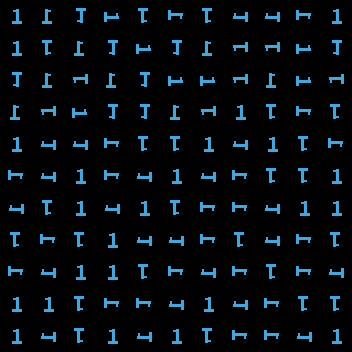

Rendered tile map (Tiled .tmx) drawn with the repository's tilesets; below, a short description and the full map source, tile grids included:
An orthogonal 11x11 tile map with 32x32 px tiles, 1 tile layer (Tile Layer 1).

<map version="1.0" orientation="orthogonal" renderorder="right-down" width="11" height="11" tilewidth="32" tileheight="32" nextobjectid="1">
 <tileset firstgid="1" name="one" tilewidth="32" tileheight="32">
  <image source="../Tilesets/1.png" trans="ffffff" width="32" height="32" />
 </tileset>
 <layer name="Tile Layer 1" width="11" height="11">
  <data>
   <tile gid="1" />
   <tile gid="2147483649" />
   <tile gid="1073741825" />
   <tile gid="2684354561" />
   <tile gid="3221225473" />
   <tile gid="3758096385" />
   <tile gid="3221225473" />
   <tile gid="536870913" />
   <tile gid="536870913" />
   <tile gid="3758096385" />
   <tile gid="1" />
   <tile gid="1" />
   <tile gid="3221225473" />
   <tile gid="2147483649" />
   <tile gid="1073741825" />
   <tile gid="2684354561" />
   <tile gid="1073741825" />
   <tile gid="2147483649" />
   <tile gid="1610612737" />
   <tile gid="1610612737" />
   <tile gid="2684354561" />
   <tile gid="1073741825" />
   <tile gid="1073741825" />
   <tile gid="2147483649" />
   <tile gid="1610612737" />
   <tile gid="2147483649" />
   <tile gid="1073741825" />
   <tile gid="2684354561" />
   <tile gid="2684354561" />
   <tile gid="1610612737" />
   <tile gid="2147483649" />
   <tile gid="2684354561" />
   <tile gid="1610612737" />
   <tile gid="2147483649" />
   <tile gid="1610612737" />
   <tile gid="2684354561" />
   <tile gid="1073741825" />
   <tile gid="1073741825" />
   <tile gid="2147483649" />
   <tile gid="1610612737" />
   <tile gid="1" />
   <tile gid="3221225473" />
   <tile gid="3758096385" />
   <tile gid="3221225473" />
   <tile gid="1" />
   <tile gid="536870913" />
   <tile gid="536870913" />
   <tile gid="3758096385" />
   <tile gid="3221225473" />
   <tile gid="3221225473" />
   <tile gid="1" />
   <tile gid="536870913" />
   <tile gid="1" />
   <tile gid="3221225473" />
   <tile gid="3758096385" />
   <tile gid="3758096385" />
   <tile gid="536870913" />
   <tile gid="1" />
   <tile gid="3758096385" />
   <tile gid="536870913" />
   <tile gid="1" />
   <tile gid="536870913" />
   <tile gid="3758096385" />
   <tile gid="3221225473" />
   <tile gid="3221225473" />
   <tile gid="1" />
   <tile gid="536870913" />
   <tile gid="3221225473" />
   <tile gid="1" />
   <tile gid="536870913" />
   <tile gid="1" />
   <tile gid="3221225473" />
   <tile gid="3758096385" />
   <tile gid="3758096385" />
   <tile gid="536870913" />
   <tile gid="1" />
   <tile gid="1" />
   <tile gid="3221225473" />
   <tile gid="3758096385" />
   <tile gid="3221225473" />
   <tile gid="1" />
   <tile gid="536870913" />
   <tile gid="536870913" />
   <tile gid="3758096385" />
   <tile gid="3221225473" />
   <tile gid="536870913" />
   <tile gid="3758096385" />
   <tile gid="3221225473" />
   <tile gid="3758096385" />
   <tile gid="536870913" />
   <tile gid="1" />
   <tile gid="1" />
   <tile gid="3221225473" />
   <tile gid="3758096385" />
   <tile gid="536870913" />
   <tile gid="3758096385" />
   <tile gid="3221225473" />
   <tile gid="3758096385" />
   <tile gid="536870913" />
   <tile gid="1" />
   <tile gid="1" />
   <tile gid="3221225473" />
   <tile gid="3758096385" />
   <tile gid="3758096385" />
   <tile gid="536870913" />
   <tile gid="1" />
   <tile gid="536870913" />
   <tile gid="3758096385" />
   <tile gid="3221225473" />
   <tile gid="3221225473" />
   <tile gid="1" />
   <tile gid="536870913" />
   <tile gid="3221225473" />
   <tile gid="1" />
   <tile gid="536870913" />
   <tile gid="1" />
   <tile gid="3221225473" />
   <tile gid="3758096385" />
   <tile gid="3758096385" />
   <tile gid="536870913" />
   <tile gid="1" />
  </data>
 </layer>
</map>
